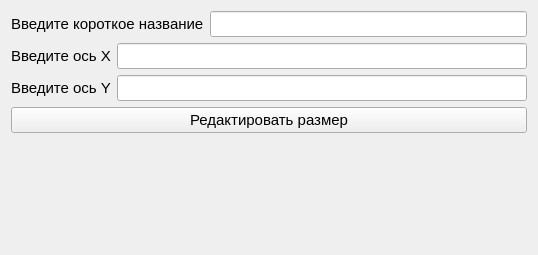
<?xml version="1.0" encoding="UTF-8"?>
<ui version="4.0">
 <class>Form</class>
 <widget class="QWidget" name="Form">
  <property name="geometry">
   <rect>
    <x>0</x>
    <y>0</y>
    <width>538</width>
    <height>255</height>
   </rect>
  </property>
  <property name="windowTitle">
   <string>Редактировать размер</string>
  </property>
  <layout class="QVBoxLayout" name="verticalLayout_2">
   <item>
    <layout class="QVBoxLayout" name="verticalLayout">
     <item>
      <layout class="QHBoxLayout" name="horizontalLayout">
       <item>
        <widget class="QLabel" name="label">
         <property name="font">
          <font>
           <pointsize>11</pointsize>
          </font>
         </property>
         <property name="text">
          <string>Введите короткое название</string>
         </property>
        </widget>
       </item>
       <item>
        <widget class="QLineEdit" name="le_short_name">
         <property name="font">
          <font>
           <pointsize>11</pointsize>
          </font>
         </property>
        </widget>
       </item>
      </layout>
     </item>
     <item>
      <layout class="QHBoxLayout" name="horizontalLayout_3">
       <item>
        <widget class="QLabel" name="label_3">
         <property name="font">
          <font>
           <pointsize>11</pointsize>
          </font>
         </property>
         <property name="text">
          <string>Введите ось X</string>
         </property>
        </widget>
       </item>
       <item>
        <widget class="QLineEdit" name="le_x_axis">
         <property name="font">
          <font>
           <pointsize>11</pointsize>
          </font>
         </property>
        </widget>
       </item>
      </layout>
     </item>
     <item>
      <layout class="QHBoxLayout" name="horizontalLayout_4">
       <item>
        <widget class="QLabel" name="label_4">
         <property name="font">
          <font>
           <pointsize>11</pointsize>
          </font>
         </property>
         <property name="text">
          <string>Введите ось Y</string>
         </property>
        </widget>
       </item>
       <item>
        <widget class="QLineEdit" name="le_y_axis">
         <property name="font">
          <font>
           <pointsize>11</pointsize>
          </font>
         </property>
        </widget>
       </item>
      </layout>
     </item>
     <item>
      <widget class="QPushButton" name="btn_change">
       <property name="font">
        <font>
         <pointsize>11</pointsize>
        </font>
       </property>
       <property name="text">
        <string>Редактировать размер</string>
       </property>
      </widget>
     </item>
     <item>
      <widget class="QLabel" name="label_error">
       <property name="font">
        <font>
         <pointsize>11</pointsize>
        </font>
       </property>
       <property name="text">
        <string/>
       </property>
      </widget>
     </item>
    </layout>
   </item>
  </layout>
 </widget>
 <resources/>
 <connections/>
</ui>
